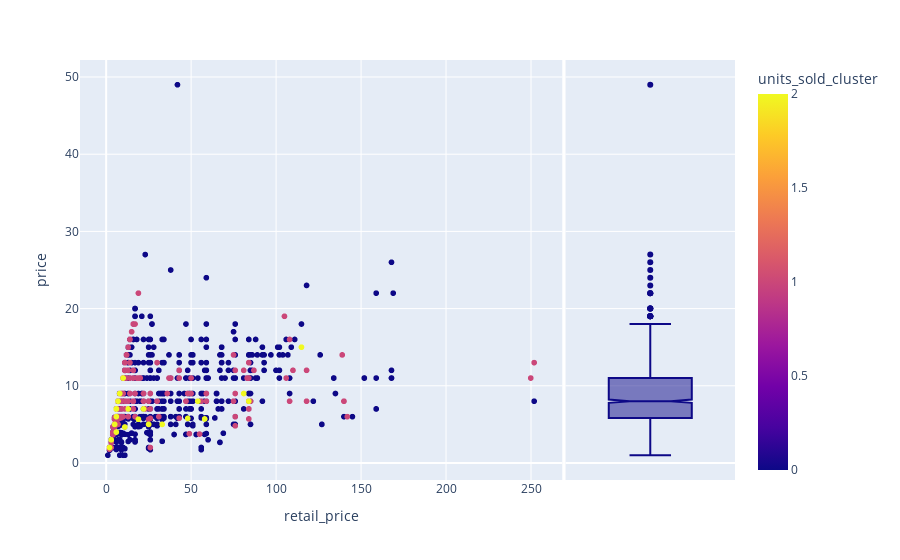

This figure's notebook cell:
### Markdown cell above
price & retaile price analyse des residues

### Code cell
px.scatter(df,x='retail_price', y='price',color='units_sold_cluster',marginal_y='box')

### Figure 1 — Plotly figure (JSON) as saved in the notebook; plotly's stock layout.template omitted (floating-point values rounded to 4 significant figures; data arrays with more than 128 entries replaced by an {"elided": "..."} marker saying what was removed)
{"data": [{"hovertemplate": "retail_price=%{x}<br>price=%{y}<br>units_sold_cluster=%{marker.color}<extra></extra>", "legendgroup": "", "marker": {"color": {"elided": "1539 int values"}, "coloraxis": "coloraxis", "symbol": "circle"}, "mode": "markers", "name": "", "showlegend": false, "type": "scattergl", "x": {"elided": "1539 int values"}, "xaxis": "x", "y": {"elided": "1539 float values"}, "yaxis": "y"}, {"alignmentgroup": "True", "hovertemplate": "price=%{y}<extra></extra>", "legendgroup": "", "marker": {"color": "#0d0887", "symbol": "circle"}, "name": "", "notched": true, "offsetgroup": "", "showlegend": false, "type": "box", "xaxis": "x2", "y": {"elided": "1539 float values"}, "yaxis": "y2"}], "layout": {"coloraxis": {"colorbar": {"title": {"text": "units_sold_cluster"}}, "colorscale": [[0, "#0d0887"], [0.1111, "#46039f"], [0.2222, "#7201a8"], [0.3333, "#9c179e"], [0.4444, "#bd3786"], [0.5556, "#d8576b"], [0.6667, "#ed7953"], [0.7778, "#fb9f3a"], [0.8889, "#fdca26"], [1, "#f0f921"]]}, "legend": {"tracegroupgap": 0}, "margin": {"t": 60}, "xaxis": {"anchor": "y", "domain": [0, 0.7363], "title": {"text": "retail_price"}}, "xaxis2": {"anchor": "y2", "domain": [0.7413, 1], "matches": "x2", "showgrid": false, "showline": false, "showticklabels": false, "ticks": ""}, "yaxis": {"anchor": "x", "domain": [0, 1], "title": {"text": "price"}}, "yaxis2": {"anchor": "x2", "domain": [0, 1], "matches": "y", "showgrid": true, "showticklabels": false}}}
